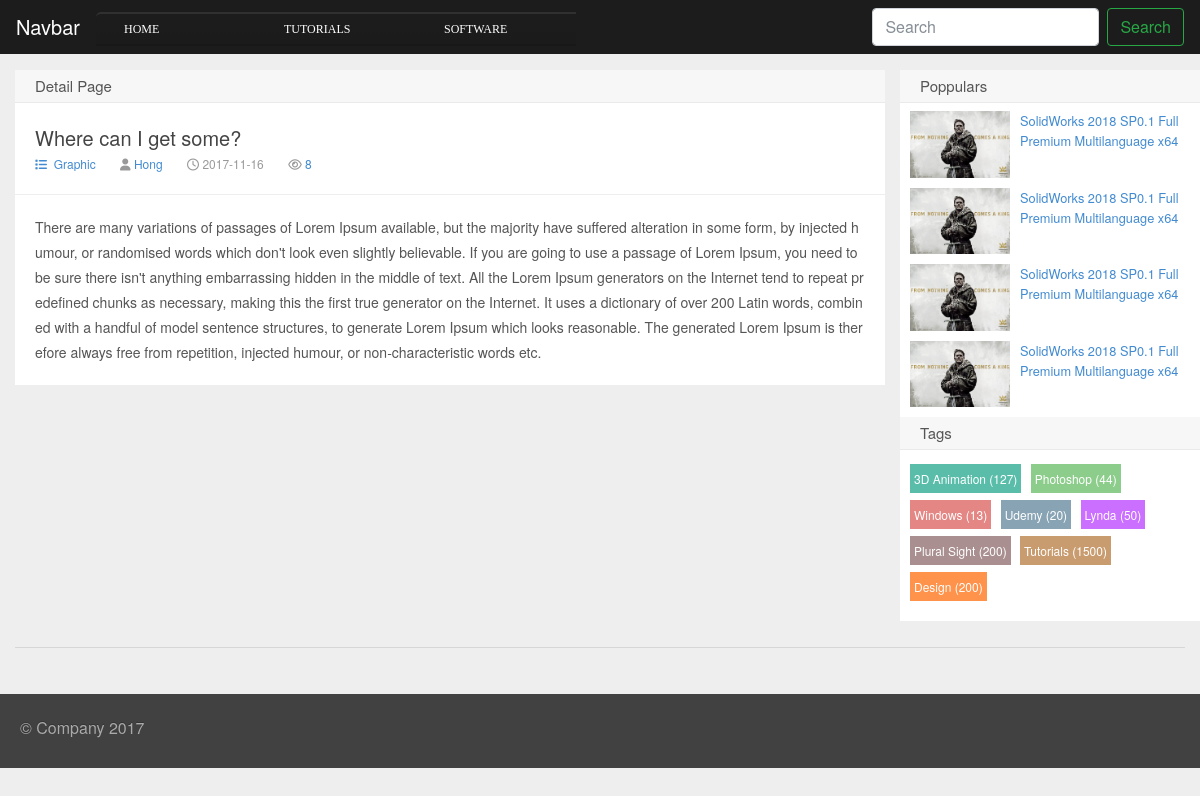
The page /?action=detail&id=6 on the database its author committed.
### tables this page shows
CREATE TABLE `categories` (
  `cat_id` int(20) NOT NULL AUTO_INCREMENT,
  `cat_name` varchar(255) NOT NULL,
  PRIMARY KEY (`cat_id`)
);

CREATE TABLE `posts` (
  `post_id` int(20) NOT NULL AUTO_INCREMENT,
  `sub_cat_id` int(20) NOT NULL,
  `user_id` int(20) NOT NULL,
  `post_title` varchar(255) NOT NULL,
  `post_image` varchar(255) NOT NULL,
  `post_date` date NOT NULL,
  `post_view` int(255) DEFAULT NULL,
  `post_desc` text NOT NULL,
  `post_tage` varchar(255) NOT NULL,
  `post_status` varchar(255) DEFAULT NULL,
  `post_suggestion` tinyint(4) DEFAULT NULL,
  `down_link` varchar(255) DEFAULT NULL,
  PRIMARY KEY (`post_id`),
  KEY `FK_subcat` (`sub_cat_id`),
  KEY `FK_user` (`user_id`),
  CONSTRAINT `FK_subcat` FOREIGN KEY (`sub_cat_id`) REFERENCES `sub_categories` (`sub_cat_id`) ON DELETE CASCADE ON UPDATE CASCADE,
  CONSTRAINT `FK_user` FOREIGN KEY (`user_id`) REFERENCES `users` (`user_id`) ON DELETE CASCADE ON UPDATE CASCADE
);

CREATE TABLE `sub_categories` (
  `sub_cat_id` int(20) NOT NULL AUTO_INCREMENT,
  `cat_id` int(20) NOT NULL,
  `sub_cat_name` varchar(255) NOT NULL,
  PRIMARY KEY (`sub_cat_id`),
  KEY `RK_Cat` (`cat_id`),
  CONSTRAINT `RK_Cat` FOREIGN KEY (`cat_id`) REFERENCES `categories` (`cat_id`) ON UPDATE CASCADE
);

CREATE TABLE `users` (
  `user_id` int(20) NOT NULL AUTO_INCREMENT,
  `user_name` varchar(255) NOT NULL,
  `name` varchar(255) NOT NULL,
  `user_email` varchar(255) NOT NULL,
  `user_role` varchar(255) NOT NULL,
  `user_password` varchar(255) NOT NULL,
  PRIMARY KEY (`user_id`)
);

### includes/detail.php (the view, shortened to what this page needs)
  <body>
  <?php
  if(isset($_GET['id'])){
          $id=$_GET['id'];
          $select_query = "SELECT * FROM posts where post_id = $id";
          $select_post=mysqli_query($connection,$select_query);
          while($row_post = mysqli_fetch_array($select_post)) {
              $sub_cat_id = $row_post['1'];
              $user_id = $row_post['2'];
              $post_title = $row_post['3'];
              $post_date = $row_post['5'];
              $post_view = $row_post['6'];
              $post_desc = $row_post['7'];
              $query_sub_cat = "SELECT * FROM sub_categories WHERE sub_cat_id=$sub_cat_id";
              $select_sub_cat=mysqli_query($connection,$query_sub_cat);
              while($row_sub_cat = mysqli_fetch_array($select_sub_cat)) {
                   $sub_cat_name = $row_sub_cat['sub_cat_name'];
              }
              $query_user = "SELECT * FROM users WHERE user_id=$user_id";
              $select_user=mysqli_query($connection,$query_user);
              while($row_user = mysqli_fetch_array($select_user)) {
                   $name = $row_user['name'];
              }
          }
      }
  ?>
    <main role="main" class="container">
      <div class=" row row-offcanvas row-offcanvas-right">
        <div class="col-12 col-md-9">
            <h2 class="title">Detail Page</h2>
            <header class="article-header">
                <h1 class="article-title"><a href="#"><?php echo $post_title;?></a></h1>
                <div class="meta">
                    <span class="muted"><a href="#"><i class="fa fa-list icon12"></i> &nbsp;<?php echo $sub_cat_name; ?></a></span>
                    <span class="muted"><i class="fa fa-user icon12"></i> <a href="#"><?php echo $name;?></a></span>
                    <time class="muted"><i class="fa fa-clock-o icon12"></i>&nbsp;<?php echo $post_date; ?></time>
                    <span class="muted"><i class="fa fa-eye icon12"></i> <a href="#"><?php echo $post_view;?></a></span> </div>
            </header>
            <article class="article-content">
                <?php echo $post_desc;?>
            </article>
        </div>
</html>

### includes/navigation.php (shortened to what this page needs)
<nav class="navbar navbar-expand-md fixed-top navbar-dark bg-dark">
    <a class="navbar-brand" href="index.php">Navbar</a>
    <div class="collapse navbar-collapse" id="navbarsExampleDefault">
        <ul class="menu mr-auto">
            <li class="nav-item active">
                <a class="nav-link" href="index.php">Home <span class="sr-only">(current)</span></a>
            </li>
            <?php
            $query = " SELECT * FROM categories";
            $select_all_category = mysqli_query($connection,$query);
            while ($row = mysqli_fetch_assoc($select_all_category)){
            $cat_name = $row['cat_name'];
            ?>
            <li><a href="#"><?php echo $cat_name ?></a>
              </li>
              <?php } ?>
        </ul>
        <form action="search.php" method="post" class="form-inline my-2 my-lg-0">
            <input name="search" class="form-control mr-sm-2" type="text" placeholder="Search" aria-label="Search">
            <button name="submit" class="btn btn-outline-success my-2 my-sm-0" type="submit">Search</button>
        </form>
    </div>
</nav>

### css/style.css (style rules this page uses)
body { margin: 0; font-family: "Microsoft Yahei","Helvetica Neue",Helvetica,Arial,sans-serif; line-height: 20px; color: #555555; background-color: #eeeeee; overflow-x: hidden; }
.navbar { background-color: #1c1c1c important; }
li { line-height: 20px; }
li { display: list-item; text-align: -webkit-match-parent; }
ul, ol { padding: 0; margin: 0; list-style:none; }
h1, h2, h3 { line-height: 35px; }
h1, h2, h3, h4, h5, h6 { margin: 5px 0; font-family: inherit; font-weight: bold; line-height: 20px; color: inherit; text-rendering: optimizelegibility; }
h2 { display: block; font-size: 1.5em; -webkit-margin-before: 0.83em; -webkit-margin-after: 0.83em; -webkit-margin-start: 0px; -webkit-margin-end: 0px; font-weight: bold; }
div { display: block; }
.title { position: relative; margin: 0; line-height: 20px; padding: 6px 20px; font-size: 15px; background-color: #F7F7F7; height: 20px; border-bottom: 1px solid #eaeaea; font-weight: normal; height: 33px; }
.header, .container, .footer { max-width: 1320px; margin: 0 auto; text-align: left; position: relative; }
article, aside, details, figcaption, figure, footer, header, hgroup, nav, section { display: block; }
a { color: #428BD1; text-decoration: none; }
a:-webkit-any-link { cursor: auto; text-decoration: none; }
.muted { color: #999999; font-size: 12px; }
.muted { margin-right:20px }
.icon12 { margin-top: 2px; }

### css/menu.css (style rules this page uses)
.menu, .menu ul { list-style: none; padding: 0; margin: 0; }
.menu { height: 30px; }
.menu li { background-color: #1c1c1c; background: -moz-linear-gradient(#1c1c1c, #1b1b1b); background: -ms-linear-gradient(#1c1c1c, #1b1b1b); background: -webkit-gradient(linear, left top, left bottom, color-stop(0%, #1c1c1c), color-stop(100%, #1b1b1b)); background: -webkit-linear-gradient(#1c1c1c, #1b1b1b); background: -o-linear-gradient(#1c1c1c, #1b1b1b); filter: progid:DXImageTransform.Microsoft.gradient(startColorstr='#1c1c1c', endColorstr='#1b1b1b'); -ms-filter: "progid:DXImageTransform.Microsoft.gradient(startColorstr='#1c1c1c', endColorstr='#1b1b1b')"; background: linear-gradient(#1c1c1c, #1b1b1b); border-bottom: 2px solid #181818; border-top: 2px solid #303030; min-width: 160px; }
.menu > li { display: block; float: left; position: relative; }
.menu > li:first-child { border-radius: 5px 0 0; }
.menu a { border-left: 3px solid rgba(0, 0, 0, 0); color: white; display: block; font-family: 'Lucida Console'; font-size: 12px; line-height: 30px; padding: 0 25px; text-decoration: none; text-transform: uppercase; }

### css/detail.css (style rules this page uses)
.article-header { margin-bottom: 1px; padding: 2px 20px 12px; background-color: #fbfbfb; }
h1 { font-size: 20px; font-weight: normal; }
.article-title a { color: #444; }
.article-content { font-size: 14px; line-height: 25px; word-break: break-all; word-wrap: break-word; padding-bottom: 5px; }
.article-header, .article-content, .article-footer, .article-author { position: relative; padding: 20px; background-color: #fff; }

### css/offcanvas.css (style rules this page uses)
html, body { overflow-x: hidden; }
body { padding-top: 70px; }

### rows shown on the page
categories: cat_name "TUTORIALS"
categories: cat_name "SOFTWARE"
posts: post_title "Where can I get some?", post_date "2017-11-16", post_view "8", post_desc "There are many variations of passages of Lorem Ipsum available, but the majority have suffered alteration in some form, by injected humour, or randomised words which don't look even slightly believable. If you are going to use a passage of Lorem Ipsum, you need to be sure there isn't anything embarrassing hidden in the middle of text. All the Lorem Ipsum generators on the Internet tend to repeat predefined chunks as necessary, making this the first true generator on the Internet. It uses a dictionary of over 200 Latin words, combined with a handful of model sentence structures, to generate Lorem Ipsum which looks reasonable. The generated Lorem Ipsum is therefore always free from…"
sub_categories: sub_cat_name "Graphic"
users: name "Hong"
